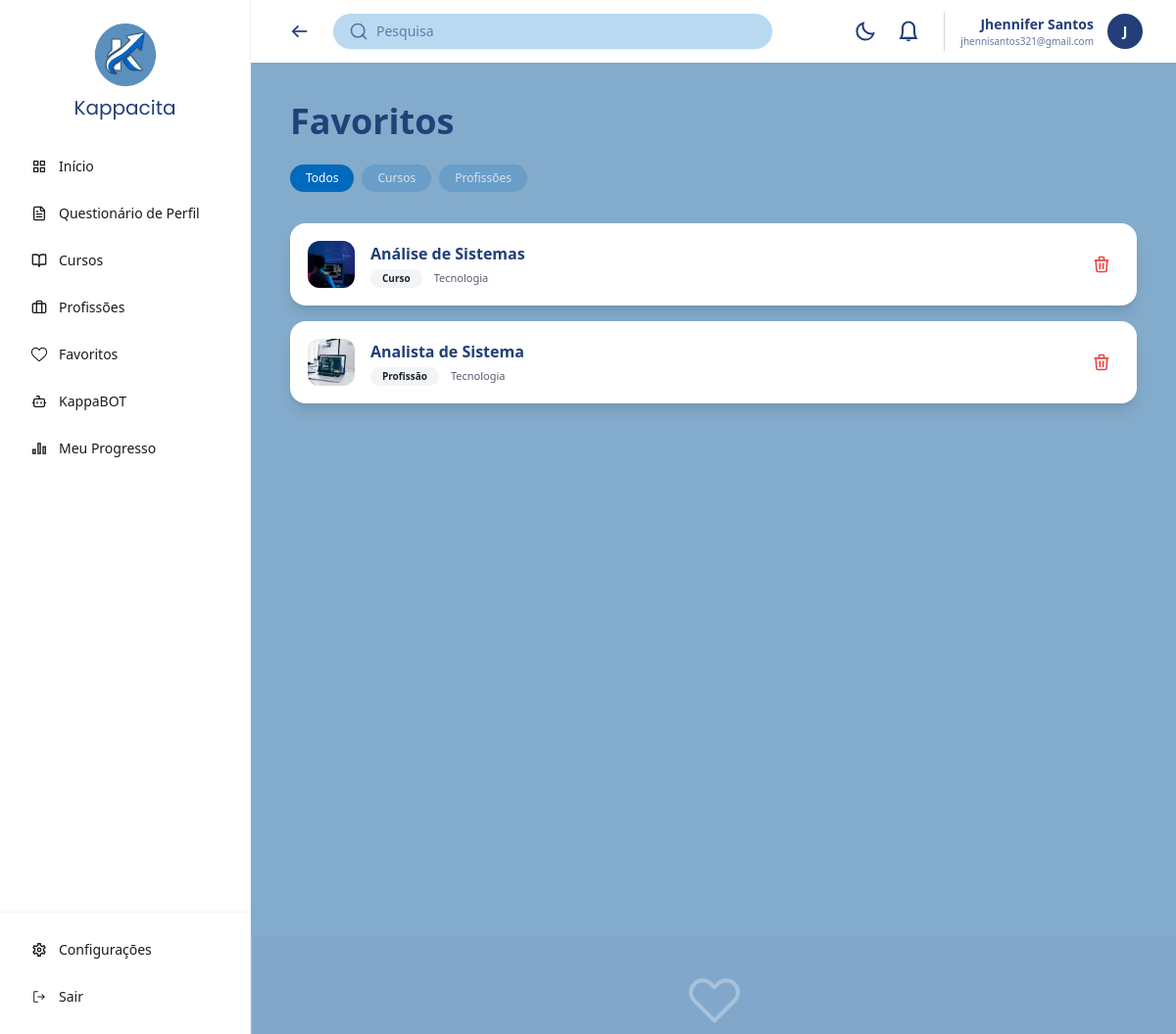
/favoritos/ (signed in), run on the app's committed database.
### kapp/models.py (models this page shows, shortened)
class Favorito(models.Model):
    usuario   = models.ForeignKey(User, on_delete=models.CASCADE)
    curso     = models.ForeignKey(Curso, on_delete=models.CASCADE, null=True, blank=True)
    profissao = models.ForeignKey(Profissao, on_delete=models.CASCADE, null=True, blank=True)
    class Meta:
        constraints = [
            models.UniqueConstraint(
                fields=['usuario', 'curso'],
                condition=models.Q(curso__isnull=False),
                name='unique_favorito_curso'
            ),
            models.UniqueConstraint(
                fields=['usuario', 'profissao'],
                condition=models.Q(profissao__isnull=False),
                name='unique_favorito_profissao'
            ),
        ]

class Curso(models.Model):
    nome = models.CharField(max_length=100)
    area = models.CharField(max_length=100)
    descricao = models.TextField()
    avaliacao = models.DecimalField(max_digits=3, decimal_places=1, default=4.0)
    icone = models.ImageField(upload_to='cursos/icones/', blank=True, null=True)
    categoria = models.ForeignKey(
        CategoriaCurso,
        on_delete=models.SET_NULL,
        null=True,
        blank=True,
        related_name='cursos'
    )
    class Meta:
        verbose_name = 'Curso'
        verbose_name_plural = 'Cursos'

class Profissao(models.Model):
    nome = models.CharField(max_length=100)
    area = models.CharField(max_length=100)
    descricao = models.TextField(blank=True, default='')
    salario_min = models.DecimalField(max_digits=10, decimal_places=2)
    salario_max = models.DecimalField(max_digits=10, decimal_places=2)
    icone = models.ImageField(blank=True, null=True)
    avaliacao = models.DecimalField(max_digits=3, decimal_places=1, default=4.0)
    categoria = models.ForeignKey(
        CategoriaProfissao,
        on_delete=models.SET_NULL,
        null=True,
        blank=True,
        related_name='profissoes'
    )
    class Meta:
        verbose_name = 'Profissão'
        verbose_name_plural = 'Profissões'

### kapp/views.py (the view)
# urls.py: path('favoritos/', favoritos, name='favoritos'),
@login_required
def favoritos(request):
    filtro = request.GET.get('filtro', 'todos')
    favoritos_cursos = Favorito.objects.filter(
        usuario=request.user, curso__isnull=False
    ).select_related('curso')
    favoritos_profissoes = Favorito.objects.filter(
        usuario=request.user, profissao__isnull=False
    ).select_related('profissao')
    return render(request, 'favoritos.html', {
        'favoritos_cursos': favoritos_cursos,
        'favoritos_profissoes': favoritos_profissoes,
        'filtro': filtro,
    })

### kapp/context_processors.py (called while the page is built)
def perfil_usuario(request):
    if request.user.is_authenticated:
        perfil, _ = Perfil.objects.get_or_create(usuario=request.user)
        return {'perfil_global': perfil}
    return {'perfil_global': None}

### kapp/templates/favoritos.html (shortened to what this page needs)
{% extends 'base.html' %}
{% load static %}
{% block body %}
{% include 'header.html' %}
<div class="flex flex-col xl:flex-row min-h-screen bg-[#5b91bc]/75 dark:bg-gray-950 transition-colors">
  <section class="flex-1 p-4 lg:p-10 overflow-y-auto">
    <h2 class="text-[#224178] dark:text-white text-4xl font-bold mb-6 font-poppins">Favoritos</h2>
    <div class="flex flex-wrap gap-2 mb-8">
      <a href="?filtro=todos"
         class="px-4 py-1.5 text-xs rounded-full font-poppins transition-all
                {% if filtro == 'todos' %}bg-[#016abd] text-white{% else %}bg-[#016abd]/20 text-[#dee1e6] hover:bg-[#016abd]/30{% endif %}">
        Todos
      </a>
      <a href="?filtro=cursos"
         class="px-4 py-1.5 text-xs rounded-full font-poppins transition-all
                {% if filtro == 'cursos' %}bg-[#016abd] text-white{% else %}bg-[#016abd]/20 text-[#dee1e6] hover:bg-[#016abd]/30{% endif %}">
        Cursos
      </a>
      <a href="?filtro=profissoes"
         class="px-4 py-1.5 text-xs rounded-full font-poppins transition-all
                {% if filtro == 'profissoes' %}bg-[#016abd] text-white{% else %}bg-[#016abd]/20 text-[#dee1e6] hover:bg-[#016abd]/30{% endif %}">
        Profissões
      </a>
    </div>
    <div class="space-y-4" id="lista-favoritos">
      {% if filtro == 'todos' or filtro == 'cursos' %}
        {% for fav in favoritos_cursos %}
        <div class="favorito-item bg-white dark:bg-gray-800 rounded-2xl p-4 flex items-center justify-between shadow-lg border-2 border-transparent hover:border-[#5b90bd]/30 cursor-pointer transition-all"
             id="fav-curso-{{ fav.curso.id }}"
             data-tipo="curso"
             data-id="{{ fav.curso.id }}"
             data-nome="{{ fav.curso.nome }}"
             data-area="{{ fav.curso.area }}"
             data-descricao="{{ fav.curso.descricao }}"
             data-avaliacao="{{ fav.curso.avaliacao }}"
             data-icone="{% if fav.curso.icone %}{{ fav.curso.icone.url }}{% endif %}"
             onclick="selecionarItem(this)">
          <div class="flex items-center gap-4">
            <div class="w-12 h-12 bg-[#f2f2fd] dark:bg-gray-700 rounded-xl flex items-center justify-center overflow-hidden flex-shrink-0">
              {% if fav.curso.icone %}
                <img src="{{ fav.curso.icone.url }}" class="w-full h-full object-cover" alt="{{ fav.curso.nome }}">
              {% else %}
                <img src="{% static 'img/icons/icon_cursos.svg' %}" class="w-7 h-7" alt="{{ fav.curso.nome }}">
              {% endif %}
            </div>
            <div>
              <h3 class="text-[#233e78] dark:text-white font-bold text-base font-poppins">{{ fav.curso.nome }}</h3>
              <div class="flex items-center gap-3 mt-1">
                <span class="bg-[#f3f4f6] dark:bg-gray-700 text-[#1e2128] dark:text-gray-300 text-[10px] px-3 py-0.5 rounded-full font-bold">Curso</span>
                <span class="text-[#565d6d] dark:text-gray-400 text-[11px]">{{ fav.curso.area }}</span>
              </div>
            </div>
          </div>
          <button
            onclick="event.stopPropagation(); removerFavorito('curso', {{ fav.curso.id }})"
            class="p-2 hover:bg-red-50 dark:hover:bg-red-900/20 text-red-500 rounded-lg transition-colors flex-shrink-0">
            <svg xmlns="http://www.w3.org/2000/svg" class="w-5 h-5" fill="none" viewBox="0 0 24 24" stroke="currentColor">
              <path stroke-linecap="round" stroke-linejoin="round" stroke-width="2" d="M19 7l-.867 12.142A2 2 0 0116.138 21H7.862a2 2 0 01-1.995-1.858L5 7m5 4v6m4-6v6m1-10V4a1 1 0 00-1-1h-4a1 1 0 00-1 1v3M4 7h16"/>
            </svg>
          </button>
        </div>
        {% empty %}
          {% if filtro == 'cursos' %}
            <p class="text-white/70 font-poppins text-sm text-center py-6">Nenhum curso favoritado ainda.</p>
          {% endif %}
        {% endfor %}
      {% endif %}
      {% if filtro == 'todos' or filtro == 'profissoes' %}
        {% for fav in favoritos_profissoes %}
        <div class="favorito-item bg-white dark:bg-gray-800 rounded-2xl p-4 flex items-center justify-between shadow-lg border-2 border-transparent hover:border-[#5b90bd]/30 cursor-pointer transition-all"
              id="fav-profissao-{{ fav.profissao.id }}"
              data-tipo="profissao"
              data-id="{{ fav.profissao.id }}"
              data-nome="{{ fav.profissao.nome }}"
              data-area="{{ fav.profissao.area }}"
              data-descricao="{{ fav.profissao.descricao }}"
              data-salario-min="{{ fav.profissao.salario_min }}"
              data-salario-max="{{ fav.profissao.salario_max }}"
              data-icone="{% if fav.profissao.icone %}{{ fav.profissao.icone.url }}{% endif %}"
             onclick="selecionarItem(this)">
          <div class="flex items-center gap-4">
            <div class="w-12 h-12 bg-[#f2f2fd] dark:bg-gray-700 rounded-xl flex items-center justify-center overflow-hidden flex-shrink-0">
              {% if fav.profissao.icone %}
                <img src="{{ fav.profissao.icone.url }}" class="w-full h-full object-cover" alt="{{ fav.profissao.nome }}">
              {% else %}
                <img src="{% static 'img/icons/icon_cursos.svg' %}" class="w-7 h-7" alt="{{ fav.profissao.nome }}">
              {% endif %}
            </div>
            <div>
              <h3 class="text-[#233e78] dark:text-white font-bold text-base font-poppins">{{ fav.profissao.nome }}</h3>
              <div class="flex items-center gap-3 mt-1">
                <span class="bg-[#f3f4f6] dark:bg-gray-700 text-[#1e2128] dark:text-gray-300 text-[10px] px-3 py-0.5 rounded-full font-bold">Profissão</span>
                <span class="text-[#565d6d] dark:text-gray-400 text-[11px]">{{ fav.profissao.area }}</span>
              </div>
            </div>
          </div>
          <button
            onclick="event.stopPropagation(); removerFavorito('profissao', {{ fav.profissao.id }})"
            class="p-2 hover:bg-red-50 dark:hover:bg-red-900/20 text-red-500 rounded-lg transition-colors flex-shrink-0">
            <svg xmlns="http://www.w3.org/2000/svg" class="w-5 h-5" fill="none" viewBox="0 0 24 24" stroke="currentColor">
              <path stroke-linecap="round" stroke-linejoin="round" stroke-width="2" d="M19 7l-.867 12.142A2 2 0 0116.138 21H7.862a2 2 0 01-1.995-1.858L5 7m5 4v6m4-6v6m1-10V4a1 1 0 00-1-1h-4a1 1 0 00-1 1v3M4 7h16"/>
            </svg>
          </button>
        </div>
        {% empty %}
          {% if filtro == 'profissoes' %}
            <p class="text-white/70 font-poppins text-sm text-center py-6">Nenhuma profissão favoritada ainda.</p>
          {% endif %}
        {% endfor %}
      {% endif %}
    </div>
  </section>
  <aside class="w-full xl:w-[428px] bg-[#81a8cb] dark:bg-gray-800 border-l border-white/20 dark:border-gray-700 p-8 overflow-y-auto">
    <div id="painel-vazio" class="flex flex-col items-center justify-center h-full text-center gap-4">
    </div>
  </aside>
</div>
{% endblock %}

### kapp/templates/header.html (shortened to what this page needs)
{% load static %}
<header class="h-16 flex items-center justify-between px-4 lg:px-8 bg-white dark:bg-gray-900 shadow-sm transition-colors">
    <div class="flex items-center gap-4 flex-1">
    <button class="p-2 text-[#233e78] dark:text-white hover:bg-gray-100 dark:hover:bg-gray-800 rounded-full">
        <img src="{% static 'img/icons/anterior.svg' %}" class="w-5 h-5" alt="Voltar">
    </button>
    <div class="relative max-w-md w-full hidden md:block">
        <form method="GET" action="">
        <div class="flex items-center bg-[#B9D9F1] dark:bg-gray-700 rounded-full px-4 py-2 shadow-sm">
            <img src="{% static 'img/icons/lupa.svg' %}" class="w-5 h-5 opacity-80" alt="Search">
            <input type="text" name="q" value="{{ request.GET.q }}" placeholder="Pesquisa"
            class="bg-transparent border-none focus:ring-0 text-[#233e78] dark:text-white placeholder-[#233e78]/60 dark:placeholder-white/50 w-full ml-2 text-sm">
        </div>
        </form>
        </div>
    </div>
    <div class="flex items-center gap-2 lg:gap-4">
    <div class="flex items-center gap-1">
        <button onclick="toggleTema()" class="p-2 rounded-full hover:bg-gray-100 dark:hover:bg-gray-800">
        <img src="{% static 'img/darkmode.svg' %}" class="w-6 h-6 dark:hidden" alt="Dark Mode">
        </button>
        <button class="p-2 text-[#233e78] dark:text-white hover:bg-gray-100 dark:hover:bg-gray-800 rounded-full">
        <img src="{% static 'img/icons/sino.svg' %}" class="w-6 h-6" alt="Notifications">
        </button>
    </div>
    <div class="flex items-center gap-3 pl-4 border-l border-[#233e78]/20 dark:border-white/20">
        <a href="{% url 'configuracoes' %}" class="flex items-center gap-3 hover:opacity-80 transition-opacity cursor-pointer">
            <div class="text-right hidden sm:block">
                <p class="text-sm font-semibold text-[#233e78] dark:text-white">{{ request.user.get_full_name|default:request.user.username }}</p>
                <p class="text-[10px] text-[#233e78]/70 dark:text-white/50">{{ request.user.email }}</p>
            </div>
            <div class="w-10 h-10 rounded-full bg-[#233e78] border-2 border-white flex items-center justify-center">
                <span class="text-white text-sm font-bold">
                    {{ request.user.username|slice:":1"|upper }}
                </span>
            </div>
        </a>
    </div>
    </div>
</header>

### data on the page
Favorito: curso.icone (picture), curso.nome "Análise de Sistemas", curso.area "Tecnologia"
Favorito: profissao.icone (picture), profissao.nome "Analista de Sistema", profissao.area "Tecnologia"

### other printed values
{{ request.user.get_full_name|default:request.user.username }} "Jhennifer Santos"
{{ request.user.email }} "jhennisantos321@gmail.com"
{{ request.user.username|slice:":1"|upper }} "J"
